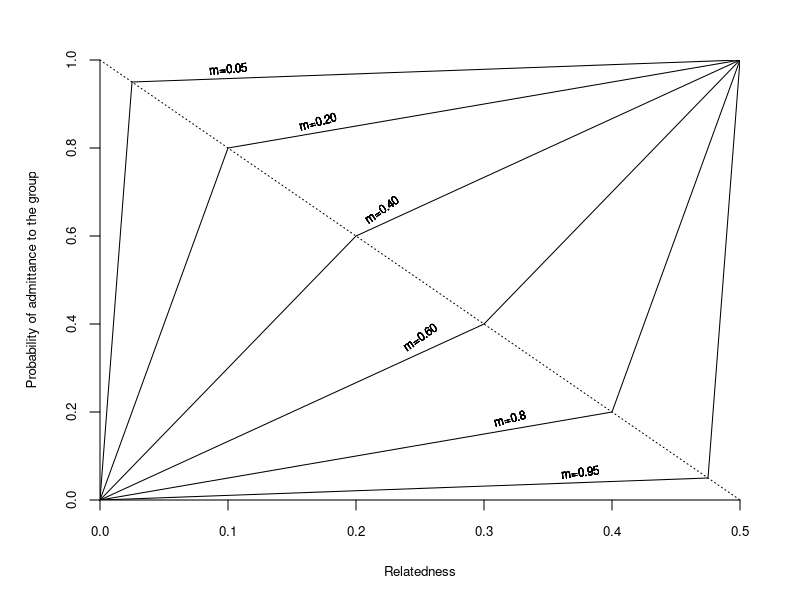

This figure's R source:
##plotting the kin pref function


x<-seq(0, (0.5), length.out=2)
y<-1-(2*x)

par(mar=c(5,5,3,3))

plot(x, y, xlim=c(0, 0.5), ylim=c(0, 1), xlab="Relatedness", ylab = "Probability of admittance to the group", cex.lab=0.8, cex.axis=0.8,
		type="l", lty=3, xaxs="i", yaxs="i", bty="n" ) ## produces an empty plot

tVec <- c(0.05, 0.2, 0.4, 0.6, 0.8, 0.95) #varies between 0 and 1 kin preference - each line is a different t


for (i in 1:length(tVec)){
	
t<-	tVec[i]

#r = relatedness, plot on x axis
r1 <- seq(0, (0.5*t) , length.out=6) # 0-0.5t
r2 <- seq((0.5*t) , 1,  length.out=6) # 0.5t to 1

k1<- (r1 * ((2/t)-2)) # prob of getting in for r=0-0.5t--plot on y axis
k2<- 1- (t*(((2*r2)-1)/(t-1)))

k<- c(k1, k2)
r<-c(r1, r2)

lines(r, k)

text(0.1, 0.98, "m=0.05", srt=5, cex=0.7, font=1)
text(0.17, 0.86, "m=0.20", srt=15, cex=0.7)
text(0.22, 0.66, "m=0.40", srt=35, cex=0.7)
text(0.25, 0.37, "m=0.60", srt=35, cex=0.7)
text(0.32, 0.185, "m=0.8", srt=15, cex=0.7)
text(0.375, 0.063, "m=0.95", srt=7, cex=0.7)
	

}

